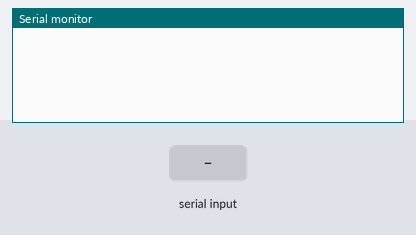
Recording of a sketch running on a simulated Arduino Uno, built with avr-gcc and run on an emulated ATmega328P. Shown: the last lines printed to the serial monitor. The test bench sets the inputs (shaded band).

Above: at 1.2 s.
1.3 s: "90,45\n" received over Serial
At 1.8 s:
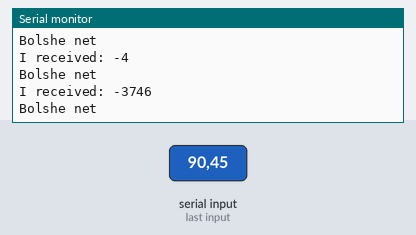
2.8 s: "30,150\n" received over Serial
At 4.0 s:
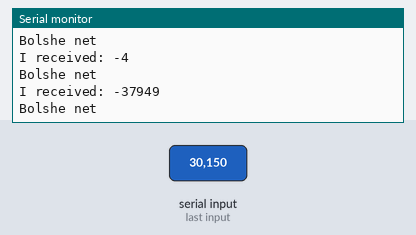
Timing chart, 0 to 5.8 s (numbered marks = the images above; inputs shaded):
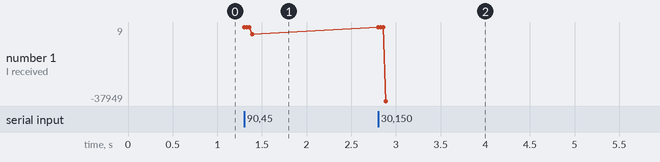

Measured:
- after the input at 1.3 s, the serial monitor: prints a new line at once (image 1)
- after the input at 2.8 s, the serial monitor: prints a new line at once (image 2)
- plotted number 1: -3746 → -37949 after the input at 2.8 s

The sketch:

while.ino
```cpp
void setup() {
  // put your setup code here, to run once:
 Serial.begin(9600);

}

void loop()
{
  // put your main code here, to run repeatedly:
// Serial.begin(9600);
  if (Serial.available() > 0)
  {
    long vv = 0;
    long mul = 1;
    while(Serial.available() > 0)
    {
       // read the incoming byte:
       int incomingByte = Serial.read();
       long c = incomingByte - '0';
       vv = vv + c*mul;
       mul = mul * 10;
       // say what you got:
     }
     Serial.print("I received: ");
     Serial.println(vv, DEC);

     computeDelitels(vv);
  }
}

void computeDelitels(long v)
{
 long delitel = 2;
  while(delitel < v)
  {
    if(v%delitel == 0)
    {
      Serial.println(delitel);
    }

    if(delitel > 10000)
      break;

    delitel +=1;
  }
  Serial.println("Bolshe net");
}
```
